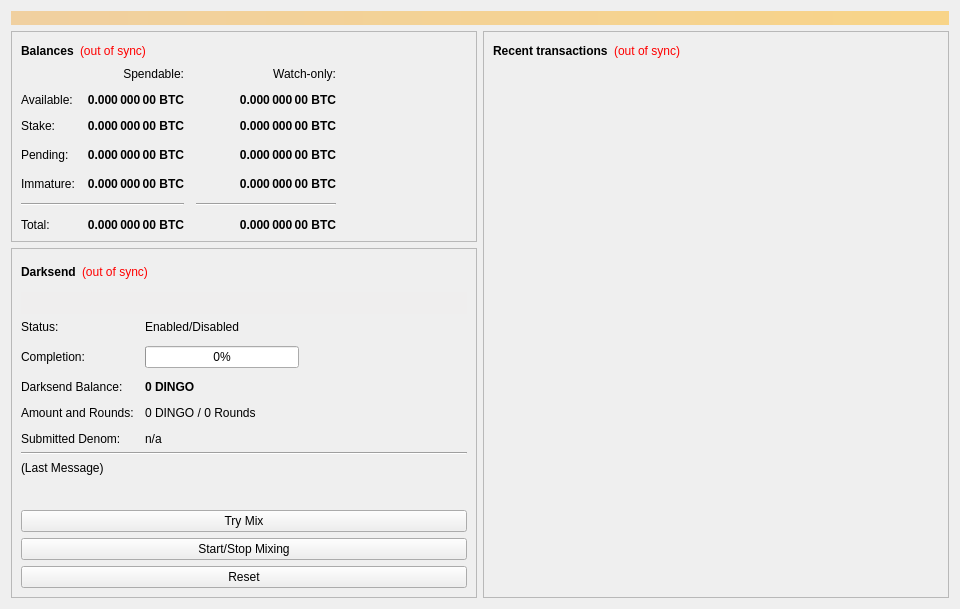
<?xml version="1.0" encoding="UTF-8"?>
<ui version="4.0">
 <class>OverviewPage</class>
 <widget class="QWidget" name="OverviewPage">
  <property name="geometry">
   <rect>
    <x>0</x>
    <y>0</y>
    <width>960</width>
    <height>594</height>
   </rect>
  </property>
  <property name="minimumSize">
   <size>
    <width>960</width>
    <height>0</height>
   </size>
  </property>
  <property name="windowTitle">
   <string>Form</string>
  </property>
  <layout class="QVBoxLayout" name="topLayout">
   <item>
    <widget class="QLabel" name="labelAlerts">
     <property name="visible">
      <bool>false</bool>
     </property>
     <property name="styleSheet">
      <string notr="true">background-color: qlineargradient(x1: 0, y1: 0, x2: 1, y2: 0, stop:0 #F0D0A0, stop:1 #F8D488); color:#000000;</string>
     </property>
     <property name="wordWrap">
      <bool>true</bool>
     </property>
     <property name="margin">
      <number>3</number>
     </property>
    </widget>
   </item>
   <item>
    <layout class="QHBoxLayout" name="horizontalLayout" stretch="1,1">
     <item>
      <layout class="QVBoxLayout" name="verticalLayout_2">
       <item>
        <widget class="QFrame" name="frame">
         <property name="frameShape">
          <enum>QFrame::StyledPanel</enum>
         </property>
         <property name="frameShadow">
          <enum>QFrame::Raised</enum>
         </property>
         <layout class="QVBoxLayout" name="verticalLayout_4">
          <item>
           <layout class="QHBoxLayout" name="horizontalLayout_4">
            <item>
             <widget class="QLabel" name="label_5">
              <property name="font">
               <font>
                <weight>75</weight>
                <bold>true</bold>
               </font>
              </property>
              <property name="text">
               <string>Balances</string>
              </property>
             </widget>
            </item>
            <item>
             <widget class="QLabel" name="labelWalletStatus">
              <property name="cursor">
               <cursorShape>WhatsThisCursor</cursorShape>
              </property>
              <property name="toolTip">
               <string>The displayed information may be out of date. Your wallet automatically synchronizes with the DingoDollars network after a connection is established, but this process has not completed yet.</string>
              </property>
              <property name="styleSheet">
               <string notr="true">QLabel { color: red; }</string>
              </property>
              <property name="text">
               <string notr="true">(out of sync)</string>
              </property>
              <property name="alignment">
               <set>Qt::AlignLeading|Qt::AlignLeft|Qt::AlignVCenter</set>
              </property>
             </widget>
            </item>
            <item>
             <spacer name="horizontalSpacer_3">
              <property name="orientation">
               <enum>Qt::Horizontal</enum>
              </property>
              <property name="sizeHint" stdset="0">
               <size>
                <width>40</width>
                <height>20</height>
               </size>
              </property>
             </spacer>
            </item>
           </layout>
          </item>
          <item>
           <layout class="QGridLayout" name="gridLayout">
            <property name="spacing">
             <number>12</number>
            </property>
            <item row="3" column="2">
             <widget class="QLabel" name="labelWatchPending">
              <property name="font">
               <font>
                <weight>75</weight>
                <bold>true</bold>
               </font>
              </property>
              <property name="cursor">
               <cursorShape>IBeamCursor</cursorShape>
              </property>
              <property name="toolTip">
               <string>Unconfirmed transactions to watch-only addresses</string>
              </property>
              <property name="text">
               <string notr="true">0.000 000 00 BTC</string>
              </property>
              <property name="alignment">
               <set>Qt::AlignRight|Qt::AlignTrailing|Qt::AlignVCenter</set>
              </property>
              <property name="textInteractionFlags">
               <set>Qt::LinksAccessibleByMouse|Qt::TextSelectableByKeyboard|Qt::TextSelectableByMouse</set>
              </property>
             </widget>
            </item>
            <item row="3" column="1">
             <widget class="QLabel" name="labelUnconfirmed">
              <property name="font">
               <font>
                <weight>75</weight>
                <bold>true</bold>
               </font>
              </property>
              <property name="cursor">
               <cursorShape>IBeamCursor</cursorShape>
              </property>
              <property name="toolTip">
               <string>Total of transactions that have yet to be confirmed, and do not yet count toward the spendable balance</string>
              </property>
              <property name="text">
               <string notr="true">0.000 000 00 BTC</string>
              </property>
              <property name="alignment">
               <set>Qt::AlignRight|Qt::AlignTrailing|Qt::AlignVCenter</set>
              </property>
              <property name="textInteractionFlags">
               <set>Qt::LinksAccessibleByMouse|Qt::TextSelectableByKeyboard|Qt::TextSelectableByMouse</set>
              </property>
             </widget>
            </item>
            <item row="4" column="2">
             <widget class="QLabel" name="labelWatchImmature">
              <property name="font">
               <font>
                <weight>75</weight>
                <bold>true</bold>
               </font>
              </property>
              <property name="cursor">
               <cursorShape>IBeamCursor</cursorShape>
              </property>
              <property name="toolTip">
               <string>Mined balance in watch-only addresses that has not yet matured</string>
              </property>
              <property name="text">
               <string notr="true">0.000 000 00 BTC</string>
              </property>
              <property name="alignment">
               <set>Qt::AlignRight|Qt::AlignTrailing|Qt::AlignVCenter</set>
              </property>
              <property name="textInteractionFlags">
               <set>Qt::LinksAccessibleByMouse|Qt::TextSelectableByKeyboard|Qt::TextSelectableByMouse</set>
              </property>
             </widget>
            </item>
            <item row="5" column="0" colspan="2">
             <widget class="Line" name="lineSpendableBalance">
              <property name="orientation">
               <enum>Qt::Horizontal</enum>
              </property>
             </widget>
            </item>
            <item row="5" column="2">
             <widget class="Line" name="lineWatchBalance">
              <property name="sizePolicy">
               <sizepolicy hsizetype="Preferred" vsizetype="Fixed">
                <horstretch>0</horstretch>
                <verstretch>0</verstretch>
               </sizepolicy>
              </property>
              <property name="minimumSize">
               <size>
                <width>140</width>
                <height>0</height>
               </size>
              </property>
              <property name="orientation">
               <enum>Qt::Horizontal</enum>
              </property>
             </widget>
            </item>
            <item row="6" column="0">
             <widget class="QLabel" name="labelTotalText">
              <property name="text">
               <string>Total:</string>
              </property>
             </widget>
            </item>
            <item row="4" column="1">
             <widget class="QLabel" name="labelImmature">
              <property name="font">
               <font>
                <weight>75</weight>
                <bold>true</bold>
               </font>
              </property>
              <property name="cursor">
               <cursorShape>IBeamCursor</cursorShape>
              </property>
              <property name="toolTip">
               <string>Mined balance that has not yet matured</string>
              </property>
              <property name="text">
               <string notr="true">0.000 000 00 BTC</string>
              </property>
              <property name="alignment">
               <set>Qt::AlignRight|Qt::AlignTrailing|Qt::AlignVCenter</set>
              </property>
              <property name="textInteractionFlags">
               <set>Qt::LinksAccessibleByMouse|Qt::TextSelectableByKeyboard|Qt::TextSelectableByMouse</set>
              </property>
             </widget>
            </item>
            <item row="3" column="3">
             <spacer name="horizontalSpacer_2">
              <property name="orientation">
               <enum>Qt::Horizontal</enum>
              </property>
              <property name="sizeHint" stdset="0">
               <size>
                <width>40</width>
                <height>20</height>
               </size>
              </property>
             </spacer>
            </item>
            <item row="4" column="0">
             <widget class="QLabel" name="labelImmatureText">
              <property name="text">
               <string>Immature:</string>
              </property>
             </widget>
            </item>
            <item row="6" column="1">
             <widget class="QLabel" name="labelTotal">
              <property name="font">
               <font>
                <weight>75</weight>
                <bold>true</bold>
               </font>
              </property>
              <property name="cursor">
               <cursorShape>IBeamCursor</cursorShape>
              </property>
              <property name="toolTip">
               <string>Your current total balance</string>
              </property>
              <property name="text">
               <string notr="true">0.000 000 00 BTC</string>
              </property>
              <property name="alignment">
               <set>Qt::AlignRight|Qt::AlignTrailing|Qt::AlignVCenter</set>
              </property>
              <property name="textInteractionFlags">
               <set>Qt::LinksAccessibleByMouse|Qt::TextSelectableByKeyboard|Qt::TextSelectableByMouse</set>
              </property>
             </widget>
            </item>
            <item row="6" column="2">
             <widget class="QLabel" name="labelWatchTotal">
              <property name="font">
               <font>
                <weight>75</weight>
                <bold>true</bold>
               </font>
              </property>
              <property name="cursor">
               <cursorShape>IBeamCursor</cursorShape>
              </property>
              <property name="toolTip">
               <string>Current total balance in watch-only addresses</string>
              </property>
              <property name="text">
               <string notr="true">0.000 000 00 BTC</string>
              </property>
              <property name="alignment">
               <set>Qt::AlignRight|Qt::AlignTrailing|Qt::AlignVCenter</set>
              </property>
              <property name="textInteractionFlags">
               <set>Qt::LinksAccessibleByMouse|Qt::TextSelectableByKeyboard|Qt::TextSelectableByMouse</set>
              </property>
             </widget>
            </item>
            <item row="0" column="2">
             <widget class="QLabel" name="labelWatchonly">
              <property name="text">
               <string>Watch-only:</string>
              </property>
              <property name="alignment">
               <set>Qt::AlignRight|Qt::AlignTrailing|Qt::AlignVCenter</set>
              </property>
             </widget>
            </item>
            <item row="1" column="0">
             <widget class="QLabel" name="labelBalanceText">
              <property name="text">
               <string>Available:</string>
              </property>
             </widget>
            </item>
            <item row="1" column="1">
             <widget class="QLabel" name="labelBalance">
              <property name="font">
               <font>
                <weight>75</weight>
                <bold>true</bold>
               </font>
              </property>
              <property name="cursor">
               <cursorShape>IBeamCursor</cursorShape>
              </property>
              <property name="toolTip">
               <string>Your current spendable balance</string>
              </property>
              <property name="text">
               <string notr="true">0.000 000 00 BTC</string>
              </property>
              <property name="alignment">
               <set>Qt::AlignRight|Qt::AlignTrailing|Qt::AlignVCenter</set>
              </property>
              <property name="textInteractionFlags">
               <set>Qt::LinksAccessibleByMouse|Qt::TextSelectableByKeyboard|Qt::TextSelectableByMouse</set>
              </property>
             </widget>
            </item>
            <item row="2" column="0">
             <widget class="QLabel" name="label_10">
              <property name="text">
               <string>Stake:</string>
              </property>
             </widget>
            </item>
            <item row="2" column="1">
             <widget class="QLabel" name="labelStake">
              <property name="font">
               <font>
                <weight>75</weight>
                <bold>true</bold>
               </font>
              </property>
              <property name="cursor">
               <cursorShape>IBeamCursor</cursorShape>
              </property>
              <property name="toolTip">
               <string>Total of coins that was staked, and do not yet count toward the current balance</string>
              </property>
              <property name="text">
               <string notr="true">0.000 000 00 BTC</string>
              </property>
              <property name="alignment">
               <set>Qt::AlignRight|Qt::AlignTrailing|Qt::AlignVCenter</set>
              </property>
              <property name="textInteractionFlags">
               <set>Qt::LinksAccessibleByMouse|Qt::TextSelectableByKeyboard|Qt::TextSelectableByMouse</set>
              </property>
             </widget>
            </item>
            <item row="2" column="2">
             <widget class="QLabel" name="labelWatchStake">
              <property name="font">
               <font>
                <weight>75</weight>
                <bold>true</bold>
               </font>
              </property>
              <property name="cursor">
               <cursorShape>IBeamCursor</cursorShape>
              </property>
              <property name="toolTip">
               <string>Total of coins that was staked in watch-only addresses, and do not yet count toward the current watch-only balance</string>
              </property>
              <property name="text">
               <string notr="true">0.000 000 00 BTC</string>
              </property>
              <property name="alignment">
               <set>Qt::AlignRight|Qt::AlignTrailing|Qt::AlignVCenter</set>
              </property>
              <property name="textInteractionFlags">
               <set>Qt::LinksAccessibleByMouse|Qt::TextSelectableByKeyboard|Qt::TextSelectableByMouse</set>
              </property>
             </widget>
            </item>
            <item row="1" column="2">
             <widget class="QLabel" name="labelWatchAvailable">
              <property name="font">
               <font>
                <weight>75</weight>
                <bold>true</bold>
               </font>
              </property>
              <property name="cursor">
               <cursorShape>IBeamCursor</cursorShape>
              </property>
              <property name="toolTip">
               <string>Your current balance in watch-only addresses</string>
              </property>
              <property name="text">
               <string notr="true">0.000 000 00 BTC</string>
              </property>
              <property name="alignment">
               <set>Qt::AlignRight|Qt::AlignTrailing|Qt::AlignVCenter</set>
              </property>
              <property name="textInteractionFlags">
               <set>Qt::LinksAccessibleByMouse|Qt::TextSelectableByKeyboard|Qt::TextSelectableByMouse</set>
              </property>
             </widget>
            </item>
            <item row="3" column="0">
             <widget class="QLabel" name="labelPendingText">
              <property name="text">
               <string>Pending:</string>
              </property>
             </widget>
            </item>
            <item row="0" column="1">
             <widget class="QLabel" name="labelSpendable">
              <property name="text">
               <string>Spendable:</string>
              </property>
              <property name="alignment">
               <set>Qt::AlignRight|Qt::AlignTrailing|Qt::AlignVCenter</set>
              </property>
             </widget>
            </item>
           </layout>
          </item>
         </layout>
        </widget>
       </item>
       <item>
        <widget class="QFrame" name="frameDarksend">
         <property name="sizePolicy">
          <sizepolicy hsizetype="Expanding" vsizetype="Expanding">
           <horstretch>0</horstretch>
           <verstretch>0</verstretch>
          </sizepolicy>
         </property>
         <property name="minimumSize">
          <size>
           <width>0</width>
           <height>350</height>
          </size>
         </property>
         <property name="layoutDirection">
          <enum>Qt::LeftToRight</enum>
         </property>
         <property name="frameShape">
          <enum>QFrame::StyledPanel</enum>
         </property>
         <property name="frameShadow">
          <enum>QFrame::Raised</enum>
         </property>
         <layout class="QVBoxLayout" name="verticalLayout_5">
          <item>
           <layout class="QHBoxLayout" name="horizontalLayout_5">
            <item>
             <widget class="QLabel" name="label_2">
              <property name="font">
               <font>
                <weight>75</weight>
                <bold>true</bold>
               </font>
              </property>
              <property name="text">
               <string>Darksend</string>
              </property>
             </widget>
            </item>
            <item>
             <widget class="QLabel" name="labelDarksendSyncStatus">
              <property name="toolTip">
               <string>The displayed information may be out of date. Your wallet automatically synchronizes with the DingoDollars network after a connection is established, but this process has not completed yet.</string>
              </property>
              <property name="styleSheet">
               <string notr="true">QLabel { color: red; }</string>
              </property>
              <property name="text">
               <string notr="true">(out of sync)</string>
              </property>
              <property name="alignment">
               <set>Qt::AlignLeading|Qt::AlignLeft|Qt::AlignVCenter</set>
              </property>
             </widget>
            </item>
            <item>
             <spacer name="horizontalSpacer_4">
              <property name="orientation">
               <enum>Qt::Horizontal</enum>
              </property>
              <property name="sizeHint" stdset="0">
               <size>
                <width>40</width>
                <height>20</height>
               </size>
              </property>
             </spacer>
            </item>
           </layout>
          </item>
          <item>
           <widget class="QPushButton" name="runAutoDenom">
            <property name="palette">
             <palette>
              <active>
               <colorrole role="WindowText">
                <brush brushstyle="SolidPattern">
                 <color alpha="255">
                  <red>0</red>
                  <green>0</green>
                  <blue>0</blue>
                 </color>
                </brush>
               </colorrole>
               <colorrole role="Button">
                <brush brushstyle="SolidPattern">
                 <color alpha="255">
                  <red>239</red>
                  <green>238</green>
                  <blue>238</blue>
                 </color>
                </brush>
               </colorrole>
               <colorrole role="Light">
                <brush brushstyle="SolidPattern">
                 <color alpha="255">
                  <red>255</red>
                  <green>255</green>
                  <blue>255</blue>
                 </color>
                </brush>
               </colorrole>
               <colorrole role="Midlight">
                <brush brushstyle="SolidPattern">
                 <color alpha="255">
                  <red>247</red>
                  <green>246</green>
                  <blue>246</blue>
                 </color>
                </brush>
               </colorrole>
               <colorrole role="Dark">
                <brush brushstyle="SolidPattern">
                 <color alpha="255">
                  <red>119</red>
                  <green>119</green>
                  <blue>119</blue>
                 </color>
                </brush>
               </colorrole>
               <colorrole role="Mid">
                <brush brushstyle="SolidPattern">
                 <color alpha="255">
                  <red>159</red>
                  <green>159</green>
                  <blue>159</blue>
                 </color>
                </brush>
               </colorrole>
               <colorrole role="Text">
                <brush brushstyle="SolidPattern">
                 <color alpha="255">
                  <red>0</red>
                  <green>0</green>
                  <blue>0</blue>
                 </color>
                </brush>
               </colorrole>
               <colorrole role="BrightText">
                <brush brushstyle="SolidPattern">
                 <color alpha="255">
                  <red>255</red>
                  <green>255</green>
                  <blue>255</blue>
                 </color>
                </brush>
               </colorrole>
               <colorrole role="ButtonText">
                <brush brushstyle="SolidPattern">
                 <color alpha="255">
                  <red>0</red>
                  <green>0</green>
                  <blue>0</blue>
                 </color>
                </brush>
               </colorrole>
               <colorrole role="Base">
                <brush brushstyle="SolidPattern">
                 <color alpha="255">
                  <red>255</red>
                  <green>255</green>
                  <blue>255</blue>
                 </color>
                </brush>
               </colorrole>
               <colorrole role="Window">
                <brush brushstyle="SolidPattern">
                 <color alpha="255">
                  <red>239</red>
                  <green>238</green>
                  <blue>238</blue>
                 </color>
                </brush>
               </colorrole>
               <colorrole role="Shadow">
                <brush brushstyle="SolidPattern">
                 <color alpha="255">
                  <red>0</red>
                  <green>0</green>
                  <blue>0</blue>
                 </color>
                </brush>
               </colorrole>
               <colorrole role="AlternateBase">
                <brush brushstyle="SolidPattern">
                 <color alpha="255">
                  <red>247</red>
                  <green>246</green>
                  <blue>246</blue>
                 </color>
                </brush>
               </colorrole>
               <colorrole role="ToolTipBase">
                <brush brushstyle="SolidPattern">
                 <color alpha="255">
                  <red>255</red>
                  <green>255</green>
                  <blue>220</blue>
                 </color>
                </brush>
               </colorrole>
               <colorrole role="ToolTipText">
                <brush brushstyle="SolidPattern">
                 <color alpha="255">
                  <red>0</red>
                  <green>0</green>
                  <blue>0</blue>
                 </color>
                </brush>
               </colorrole>
              </active>
              <inactive>
               <colorrole role="WindowText">
                <brush brushstyle="SolidPattern">
                 <color alpha="255">
                  <red>0</red>
                  <green>0</green>
                  <blue>0</blue>
                 </color>
                </brush>
               </colorrole>
               <colorrole role="Button">
                <brush brushstyle="SolidPattern">
                 <color alpha="255">
                  <red>239</red>
                  <green>238</green>
                  <blue>238</blue>
                 </color>
                </brush>
               </colorrole>
               <colorrole role="Light">
                <brush brushstyle="SolidPattern">
                 <color alpha="255">
                  <red>255</red>
                  <green>255</green>
                  <blue>255</blue>
                 </color>
                </brush>
               </colorrole>
               <colorrole role="Midlight">
                <brush brushstyle="SolidPattern">
                 <color alpha="255">
                  <red>247</red>
                  <green>246</green>
                  <blue>246</blue>
                 </color>
                </brush>
               </colorrole>
               <colorrole role="Dark">
                <brush brushstyle="SolidPattern">
                 <color alpha="255">
                  <red>119</red>
                  <green>119</green>
                  <blue>119</blue>
                 </color>
                </brush>
               </colorrole>
               <colorrole role="Mid">
                <brush brushstyle="SolidPattern">
                 <color alpha="255">
                  <red>159</red>
                  <green>159</green>
                  <blue>159</blue>
                 </color>
                </brush>
               </colorrole>
               <colorrole role="Text">
                <brush brushstyle="SolidPattern">
                 <color alpha="255">
                  <red>0</red>
                  <green>0</green>
                  <blue>0</blue>
                 </color>
                </brush>
               </colorrole>
               <colorrole role="BrightText">
                <brush brushstyle="SolidPattern">
                 <color alpha="255">
                  <red>255</red>
                  <green>255</green>
                  <blue>255</blue>
                 </color>
                </brush>
               </colorrole>
               <colorrole role="ButtonText">
                <brush brushstyle="SolidPattern">
                 <color alpha="255">
                  <red>0</red>
                  <green>0</green>
                  <blue>0</blue>
                 </color>
                </brush>
               </colorrole>
               <colorrole role="Base">
                <brush brushstyle="SolidPattern">
                 <color alpha="255">
                  <red>255</red>
                  <green>255</green>
                  <blue>255</blue>
                 </color>
                </brush>
               </colorrole>
               <colorrole role="Window">
                <brush brushstyle="SolidPattern">
                 <color alpha="255">
                  <red>239</red>
                  <green>238</green>
                  <blue>238</blue>
                 </color>
                </brush>
               </colorrole>
               <colorrole role="Shadow">
                <brush brushstyle="SolidPattern">
                 <color alpha="255">
                  <red>0</red>
                  <green>0</green>
                  <blue>0</blue>
                 </color>
                </brush>
               </colorrole>
               <colorrole role="AlternateBase">
                <brush brushstyle="SolidPattern">
                 <color alpha="255">
                  <red>247</red>
                  <green>246</green>
                  <blue>246</blue>
                 </color>
                </brush>
               </colorrole>
               <colorrole role="ToolTipBase">
                <brush brushstyle="SolidPattern">
                 <color alpha="255">
                  <red>255</red>
                  <green>255</green>
                  <blue>220</blue>
                 </color>
                </brush>
               </colorrole>
               <colorrole role="ToolTipText">
                <brush brushstyle="SolidPattern">
                 <color alpha="255">
                  <red>0</red>
                  <green>0</green>
                  <blue>0</blue>
                 </color>
                </brush>
               </colorrole>
              </inactive>
              <disabled>
               <colorrole role="WindowText">
                <brush brushstyle="SolidPattern">
                 <color alpha="255">
                  <red>119</red>
                  <green>119</green>
                  <blue>119</blue>
                 </color>
                </brush>
               </colorrole>
               <colorrole role="Button">
                <brush brushstyle="SolidPattern">
                 <color alpha="255">
                  <red>239</red>
                  <green>238</green>
                  <blue>238</blue>
                 </color>
                </brush>
               </colorrole>
               <colorrole role="Light">
                <brush brushstyle="SolidPattern">
                 <color alpha="255">
                  <red>255</red>
                  <green>255</green>
                  <blue>255</blue>
                 </color>
                </brush>
               </colorrole>
               <colorrole role="Midlight">
                <brush brushstyle="SolidPattern">
                 <color alpha="255">
                  <red>247</red>
                  <green>246</green>
                  <blue>246</blue>
                 </color>
                </brush>
               </colorrole>
               <colorrole role="Dark">
                <brush brushstyle="SolidPattern">
                 <color alpha="255">
                  <red>119</red>
                  <green>119</green>
                  <blue>119</blue>
                 </color>
                </brush>
               </colorrole>
               <colorrole role="Mid">
                <brush brushstyle="SolidPattern">
                 <color alpha="255">
                  <red>159</red>
                  <green>159</green>
                  <blue>159</blue>
                 </color>
                </brush>
               </colorrole>
               <colorrole role="Text">
                <brush brushstyle="SolidPattern">
                 <color alpha="255">
                  <red>119</red>
                  <green>119</green>
                  <blue>119</blue>
                 </color>
                </brush>
               </colorrole>
               <colorrole role="BrightText">
                <brush brushstyle="SolidPattern">
                 <color alpha="255">
                  <red>255</red>
                  <green>255</green>
                  <blue>255</blue>
                 </color>
                </brush>
               </colorrole>
               <colorrole role="ButtonText">
                <brush brushstyle="SolidPattern">
                 <color alpha="255">
                  <red>119</red>
                  <green>119</green>
                  <blue>119</blue>
                 </color>
                </brush>
               </colorrole>
               <colorrole role="Base">
                <brush brushstyle="SolidPattern">
                 <color alpha="255">
                  <red>239</red>
                  <green>238</green>
                  <blue>238</blue>
                 </color>
                </brush>
               </colorrole>
               <colorrole role="Window">
                <brush brushstyle="SolidPattern">
                 <color alpha="255">
                  <red>239</red>
                  <green>238</green>
                  <blue>238</blue>
                 </color>
                </brush>
               </colorrole>
               <colorrole role="Shadow">
                <brush brushstyle="SolidPattern">
                 <color alpha="255">
                  <red>0</red>
                  <green>0</green>
                  <blue>0</blue>
                 </color>
                </brush>
               </colorrole>
               <colorrole role="AlternateBase">
                <brush brushstyle="SolidPattern">
                 <color alpha="255">
                  <red>239</red>
                  <green>238</green>
                  <blue>238</blue>
                 </color>
                </brush>
               </colorrole>
               <colorrole role="ToolTipBase">
                <brush brushstyle="SolidPattern">
                 <color alpha="255">
                  <red>255</red>
                  <green>255</green>
                  <blue>220</blue>
                 </color>
                </brush>
               </colorrole>
               <colorrole role="ToolTipText">
                <brush brushstyle="SolidPattern">
                 <color alpha="255">
                  <red>0</red>
                  <green>0</green>
                  <blue>0</blue>
                 </color>
                </brush>
               </colorrole>
              </disabled>
             </palette>
            </property>
            <property name="focusPolicy">
             <enum>Qt::NoFocus</enum>
            </property>
            <property name="autoFillBackground">
             <bool>true</bool>
            </property>
            <property name="text">
             <string/>
            </property>
            <property name="flat">
             <bool>true</bool>
            </property>
           </widget>
          </item>
          <item>
           <layout class="QFormLayout" name="formLayout">
            <property name="fieldGrowthPolicy">
             <enum>QFormLayout::AllNonFixedFieldsGrow</enum>
            </property>
            <property name="horizontalSpacing">
             <number>11</number>
            </property>
            <property name="verticalSpacing">
             <number>12</number>
            </property>
            <item row="0" column="0">
             <widget class="QLabel" name="label_6">
              <property name="text">
               <string>Status:</string>
              </property>
             </widget>
            </item>
            <item row="1" column="0">
             <widget class="QLabel" name="label_7">
              <property name="text">
               <string>Completion:</string>
              </property>
             </widget>
            </item>
            <item row="1" column="1">
             <widget class="QProgressBar" name="darksendProgress">
              <property name="maximumSize">
               <size>
                <width>154</width>
                <height>16777215</height>
               </size>
              </property>
              <property name="value">
               <number>0</number>
              </property>
             </widget>
            </item>
            <item row="3" column="0">
             <widget class="QLabel" name="labelAnonymizedText">
              <property name="text">
               <string>Darksend Balance:</string>
              </property>
             </widget>
            </item>
            <item row="3" column="1">
             <widget class="QLabel" name="labelAnonymized">
              <property name="font">
               <font>
                <weight>75</weight>
                <bold>true</bold>
               </font>
              </property>
              <property name="text">
               <string notr="true">0 DINGO</string>
              </property>
             </widget>
            </item>
            <item row="4" column="0">
             <widget class="QLabel" name="label_8">
              <property name="text">
               <string>Amount and Rounds:</string>
              </property>
             </widget>
            </item>
            <item row="4" column="1">
             <widget class="QLabel" name="labelAmountRounds">
              <property name="text">
               <string>0 DINGO / 0 Rounds</string>
              </property>
             </widget>
            </item>
            <item row="5" column="0">
             <widget class="QLabel" name="label_9">
              <property name="text">
               <string>Submitted Denom:</string>
              </property>
             </widget>
            </item>
            <item row="5" column="1">
             <widget class="QLabel" name="labelSubmittedDenom">
              <property name="toolTip">
               <string>The denominations you submitted to the Masternode.&lt;br&gt;To mix, other users must submit the exact same denominations.</string>
              </property>
              <property name="text">
               <string>n/a</string>
              </property>
             </widget>
            </item>
            <item row="0" column="1">
             <widget class="QLabel" name="darksendEnabled">
              <property name="text">
               <string>Enabled/Disabled</string>
              </property>
             </widget>
            </item>
           </layout>
          </item>
          <item>
           <widget class="Line" name="lineLastMessage">
            <property name="orientation">
             <enum>Qt::Horizontal</enum>
            </property>
           </widget>
          </item>
          <item>
           <widget class="QLabel" name="darksendStatus">
            <property name="minimumSize">
             <size>
              <width>288</width>
              <height>43</height>
             </size>
            </property>
            <property name="text">
             <string>(Last Message)</string>
            </property>
            <property name="alignment">
             <set>Qt::AlignLeading|Qt::AlignLeft|Qt::AlignTop</set>
            </property>
            <property name="wordWrap">
             <bool>true</bool>
            </property>
           </widget>
          </item>
          <item>
           <widget class="QPushButton" name="darksendAuto">
            <property name="sizePolicy">
             <sizepolicy hsizetype="MinimumExpanding" vsizetype="Fixed">
              <horstretch>0</horstretch>
              <verstretch>0</verstretch>
             </sizepolicy>
            </property>
            <property name="toolTip">
             <string>Try to manually submit a Darksend request.</string>
            </property>
            <property name="text">
             <string>Try Mix</string>
            </property>
           </widget>
          </item>
          <item>
           <widget class="QPushButton" name="toggleDarksend">
            <property name="sizePolicy">
             <sizepolicy hsizetype="MinimumExpanding" vsizetype="Fixed">
              <horstretch>0</horstretch>
              <verstretch>0</verstretch>
             </sizepolicy>
            </property>
            <property name="text">
             <string>Start/Stop Mixing</string>
            </property>
           </widget>
          </item>
          <item>
           <widget class="QPushButton" name="darksendReset">
            <property name="sizePolicy">
             <sizepolicy hsizetype="MinimumExpanding" vsizetype="Fixed">
              <horstretch>0</horstretch>
              <verstretch>0</verstretch>
             </sizepolicy>
            </property>
            <property name="toolTip">
             <string>Reset the current status of Darksend (can interrupt Darksend if it's in the process of Mixing, which can cost you money!)</string>
            </property>
            <property name="autoFillBackground">
             <bool>false</bool>
            </property>
            <property name="text">
             <string>Reset</string>
            </property>
           </widget>
          </item>
         </layout>
        </widget>
       </item>
       <item>
        <spacer name="verticalSpacer">
         <property name="orientation">
          <enum>Qt::Vertical</enum>
         </property>
         <property name="sizeHint" stdset="0">
          <size>
           <width>20</width>
           <height>40</height>
          </size>
         </property>
        </spacer>
       </item>
      </layout>
     </item>
     <item>
      <layout class="QVBoxLayout" name="verticalLayout_3">
       <item>
        <widget class="QFrame" name="frame_2">
         <property name="frameShape">
          <enum>QFrame::StyledPanel</enum>
         </property>
         <property name="frameShadow">
          <enum>QFrame::Raised</enum>
         </property>
         <layout class="QVBoxLayout" name="verticalLayout">
          <item>
           <layout class="QHBoxLayout" name="horizontalLayout_2">
            <item>
             <widget class="QLabel" name="label_4">
              <property name="font">
               <font>
                <weight>75</weight>
                <bold>true</bold>
               </font>
              </property>
              <property name="text">
               <string>Recent transactions</string>
              </property>
             </widget>
            </item>
            <item>
             <widget class="QLabel" name="labelTransactionsStatus">
              <property name="cursor">
               <cursorShape>WhatsThisCursor</cursorShape>
              </property>
              <property name="toolTip">
               <string>The displayed information may be out of date. Your wallet automatically synchronizes with the DingoDollars network after a connection is established, but this process has not completed yet.</string>
              </property>
              <property name="styleSheet">
               <string notr="true">QLabel { color: red; }</string>
              </property>
              <property name="text">
               <string notr="true">(out of sync)</string>
              </property>
              <property name="alignment">
               <set>Qt::AlignRight|Qt::AlignTrailing|Qt::AlignVCenter</set>
              </property>
             </widget>
            </item>
            <item>
             <spacer name="horizontalSpacer">
              <property name="orientation">
               <enum>Qt::Horizontal</enum>
              </property>
              <property name="sizeHint" stdset="0">
               <size>
                <width>40</width>
                <height>20</height>
               </size>
              </property>
             </spacer>
            </item>
           </layout>
          </item>
          <item>
           <widget class="QListView" name="listTransactions">
            <property name="styleSheet">
             <string notr="true">QListView { background: transparent; }</string>
            </property>
            <property name="frameShape">
             <enum>QFrame::NoFrame</enum>
            </property>
            <property name="verticalScrollBarPolicy">
             <enum>Qt::ScrollBarAlwaysOff</enum>
            </property>
            <property name="horizontalScrollBarPolicy">
             <enum>Qt::ScrollBarAlwaysOff</enum>
            </property>
            <property name="selectionMode">
             <enum>QAbstractItemView::NoSelection</enum>
            </property>
           </widget>
          </item>
         </layout>
        </widget>
       </item>
      </layout>
     </item>
    </layout>
   </item>
  </layout>
 </widget>
 <resources/>
 <connections/>
</ui>
